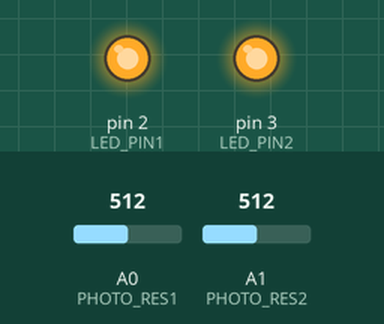
Simulated run of this sketch. Board: Arduino Uno, built with avr-gcc and run on an emulated ATmega328P. Shown: output pins drawn as LEDs (lit = HIGH). Dashed ring = blinking. The test bench sets the inputs (shaded band); at power-on: A0 (PHOTO_RES1) = 512, A1 (PHOTO_RES2) = 512.

Above: at 1.2 s.
1.3 s: A0 (PHOTO_RES1) set to 548
2.8 s: A0 (PHOTO_RES1) set to 577
At 3.09 s:
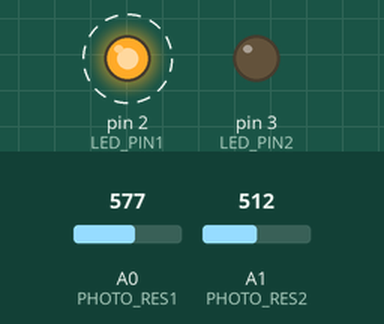
5.8 s: A1 (PHOTO_RES2) set to 535
At 7.0 s:
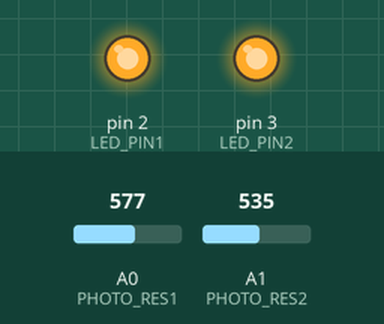
7.3 s: A1 (PHOTO_RES2) set to 610
8.8 s: A1 (PHOTO_RES2) set to 644
At 9.09 s:
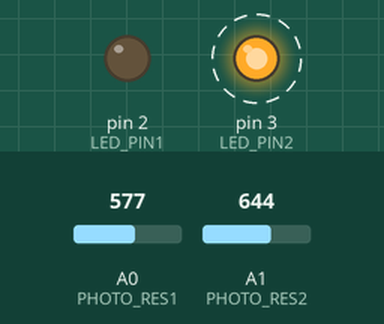
11.8 s: A1 (PHOTO_RES2) set to 511
At 12.1 s:
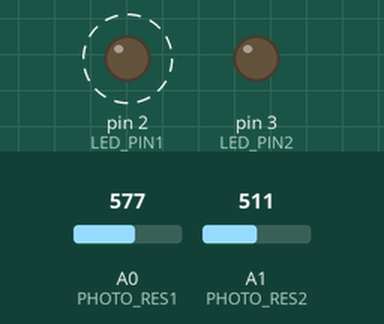
Timing chart, 0 to 15.8 s (numbered marks = the images above; inputs shaded):
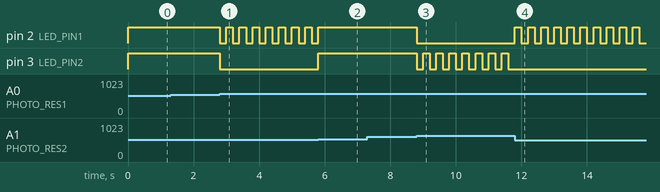

The sketch:

main.ino
```cpp
#define PHOTO_RES1 A0
#define PHOTO_RES2 A1
#define LED_PIN1 2
#define LED_PIN2 3

unsigned long previousMillis = 0;
const long blink_interval = 200;

void setup() {
  Serial.begin(9600);
  pinMode(LED_PIN1, OUTPUT);
  pinMode(LED_PIN2, OUTPUT);
}

void loop() {
  int photo_val1 = analogRead(PHOTO_RES1);
  int photo_val2 = analogRead(PHOTO_RES2);

  //Serial.print("Photo val1 = ");
  //Serial.println(photo_val1);
  //Serial.print("Photo val2 = ");
  //Serial.println(photo_val2);

  unsigned long currentMillis = millis();

  if (photo_val1 > photo_val2 + 50) {
    if (currentMillis - previousMillis >= blink_interval) {
      previousMillis = currentMillis;
      digitalWrite(LED_PIN1, !digitalRead(LED_PIN1));
      digitalWrite(LED_PIN2, LOW);
    }
  }

  else if (photo_val2 > photo_val1 + 50) {
    if (currentMillis - previousMillis >= blink_interval) {
      previousMillis = currentMillis;
      digitalWrite(LED_PIN2, !digitalRead(LED_PIN2));
      digitalWrite(LED_PIN1, LOW);
    }
  }

  else {
    digitalWrite(LED_PIN1, HIGH);
    digitalWrite(LED_PIN2, HIGH);
  }
}
```

Measured:
- the behaviour switches between 562 and 563 on A0 (PHOTO_RES1) (found by bisection; images 0 and 1)
- the behaviour switches between 526 and 527 on A1 (PHOTO_RES2) (found by bisection; images 1 and 2)
- the behaviour switches between 627 and 628 on A1 (PHOTO_RES2) (found by bisection; images 2 and 3)
- after the input at 1.3 s, every drawn part: stays the same
- after the input at 2.8 s, pin 2 (LED_PIN1): alternates HIGH for 0.20 s and LOW for 0.20 s, starting at once; pin 3 (LED_PIN2): HIGH → LOW at once
- after the input at 5.8 s, pin 2 (LED_PIN1): goes on until 5.8 s, then stays HIGH; pin 3 (LED_PIN2): LOW → HIGH at once
- after the input at 7.3 s, every drawn part: stays the same
- after the input at 8.8 s, pin 2 (LED_PIN1): HIGH → LOW at once; pin 3 (LED_PIN2): alternates HIGH for 0.20 s and LOW for 0.20 s, starting at once
- after the input at 11.8 s, pin 2 (LED_PIN1): alternates HIGH for 0.20 s and LOW for 0.20 s, starting at once; pin 3 (LED_PIN2): stops changing and stays LOW
